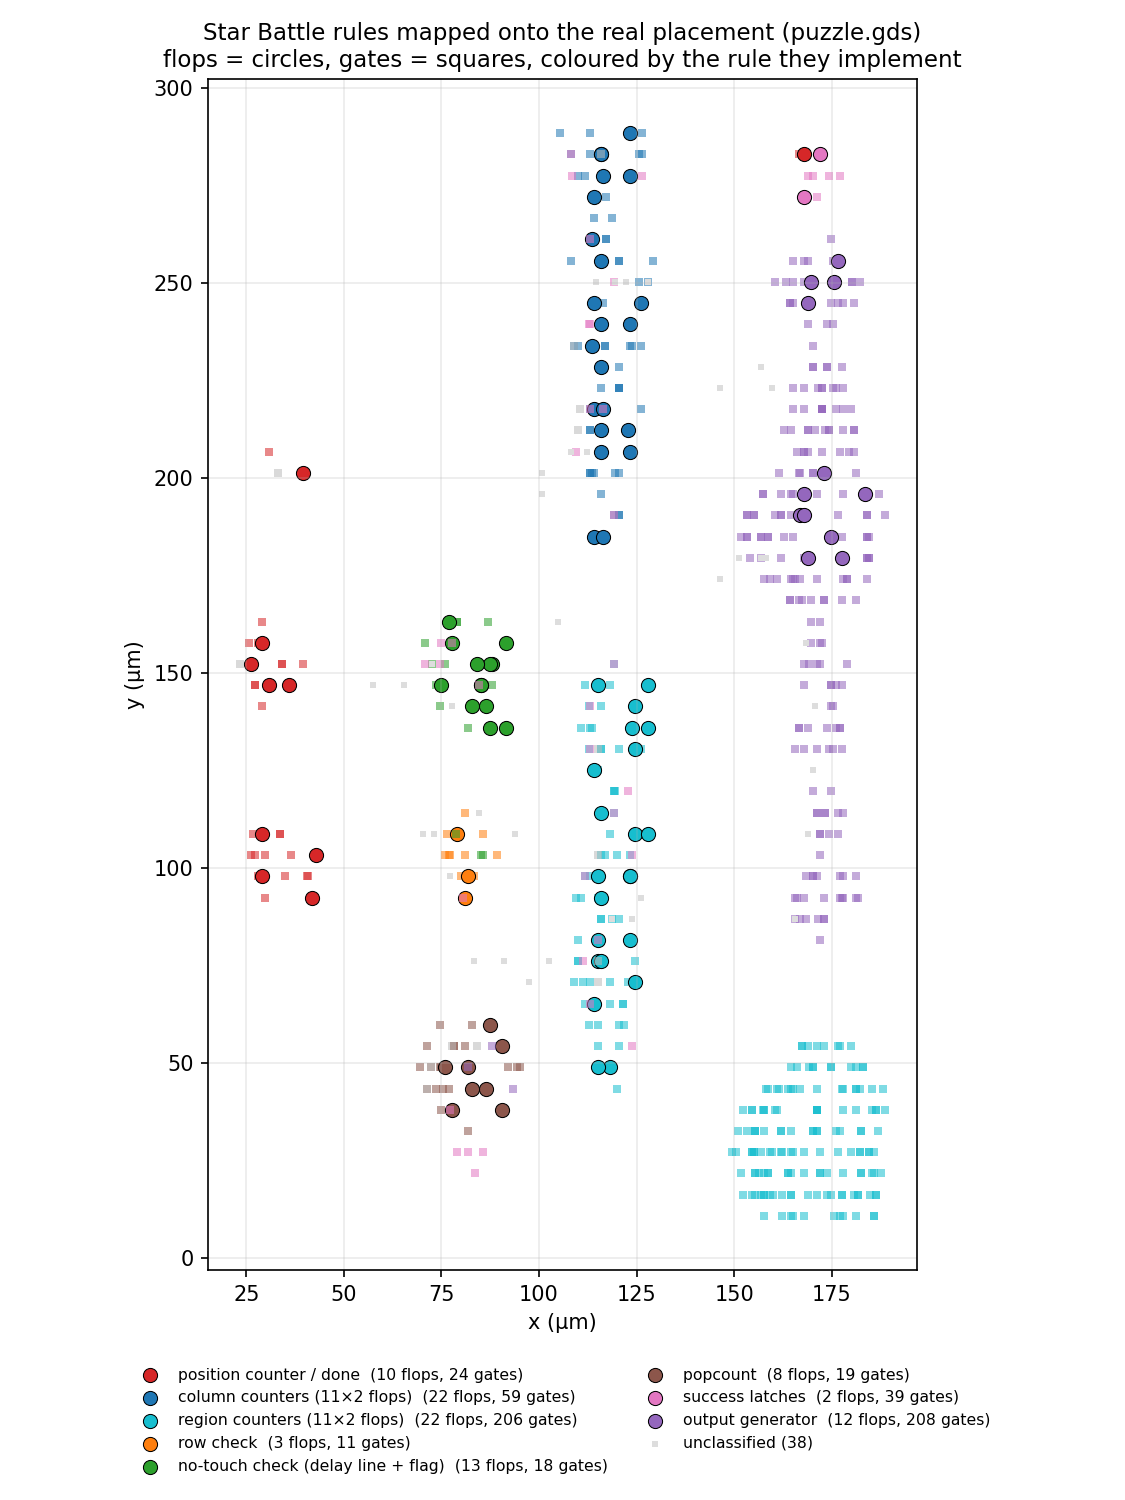

Write Python code to recreate this figure.
# Colour every std cell of the real placement by the Star Battle rule it implements.
import json, sys, matplotlib; matplotlib.use("Agg")
import matplotlib.pyplot as plt
sys.path.insert(0,"recon/opam"); import netparse as A
place={n:(c,x,y) for n,c,x,y in json.load(open("recon/opam/placement.json"))}
g=lambda *ns:[f"g__{n}" for n in ns]
CLASS={}
def tag(names,cls):
    for n in names: CLASS[n]=cls
tag(g(199,237,221,245,187,181,250,251,180,243),"position counter / done")
cols=[(244,222),(249,211),(234,203),(189,210),(213,230),(257,194),(252,192),(195,182),(232,241),(229,193),(235,225)]
regs=[(261,198),(262,219),(204,260),(188,228),(207,184),(238,202),(200,242),(226,253),(218,217),(214,179),(263,216)]
tag(g(*[x for p in cols for x in p]),"column counters (11×2 flops)")
tag(g(*[x for p in regs for x in p]),"region counters (11×2 flops)")
tag(g(258,259,254),"row check")
tag(g(186,209,247,220,196,223,178,212,185,255,240,231,205),"no-touch check (delay line + flag)")
tag(g(183,190,233,236,393,224,215,201),"popcount")
tag(g(197,248),"success latches")
tag(g(9,10,11,539,12,13,14,206,208,227,256,405),"output generator")
assert len(CLASS)==92, len(CLASS)
# assign combinational cells: walk each flop's D cone; a cell feeding cones of one class gets that class
cell_cls={}
def cone(net,acc,seen):
    if net in seen or net in A.const_nets or net in A.statevar or net in A.PIS: return
    seen.add(net); ctype,iname,opin,pins=A.drivers[net]; acc.add(iname)
    for p,n in pins.items():
        if p!=opin: cone(n,acc,seen)
from collections import defaultdict
votes=defaultdict(set)
for iname,(ctype,pins) in A.flops.items():
    acc=set(); cone(pins["D"],acc,set())
    for c in acc: votes[c].add(CLASS[iname])
for i in range(8):
    acc=set(); cone(f"O[{i}]",acc,set())
    for c in acc: votes[c].add("output generator")
for c,v in votes.items(): cell_cls[c]=next(iter(v)) if len(v)==1 else "shared logic"
for f in A.flops: cell_cls[f]=CLASS[f]
COL={"position counter / done":"#d62728","column counters (11×2 flops)":"#1f77b4","region counters (11×2 flops)":"#17becf",
     "row check":"#ff7f0e","no-touch check (delay line + flag)":"#2ca02c","popcount":"#8c564b","success latches":"#e377c2",
     "output generator":"#9467bd","shared logic":"#bbbbbb"}
fig,ax=plt.subplots(figsize=(7.5,10))
for cls,col in COL.items():
    fl=[(x,y) for n,(c,x,y) in place.items() if cell_cls.get(n)==cls and n in A.flops]
    cb=[(x,y) for n,(c,x,y) in place.items() if cell_cls.get(n)==cls and n not in A.flops]
    if cb: ax.scatter(*zip(*cb),s=14,color=col,alpha=0.55,marker='s',lw=0)
    if fl: ax.scatter(*zip(*fl),s=46,color=col,edgecolor='k',lw=0.5,marker='o',label=f"{cls}  ({len(fl)} flops, {len(cb)} gates)")
un=[(x,y) for n,(c,x,y) in place.items() if n not in cell_cls]
if un: ax.scatter(*zip(*un),s=8,color="#dddddd",marker='s',lw=0,label=f"unclassified ({len(un)})")
ax.set_aspect('equal'); ax.set_xlabel("x (µm)"); ax.set_ylabel("y (µm)"); ax.grid(alpha=0.25)
ax.set_title("Star Battle rules mapped onto the real placement (puzzle.gds)\nflops = circles, gates = squares, coloured by the rule they implement",fontsize=11)
ax.legend(fontsize=7.5,loc='upper center',bbox_to_anchor=(0.5,-0.07),ncol=2,frameon=False)
plt.tight_layout(); plt.savefig("recon/opam/rule_silicon_map.png",dpi=150)
print({k:sum(1 for v in cell_cls.values() if v==k) for k in COL})
